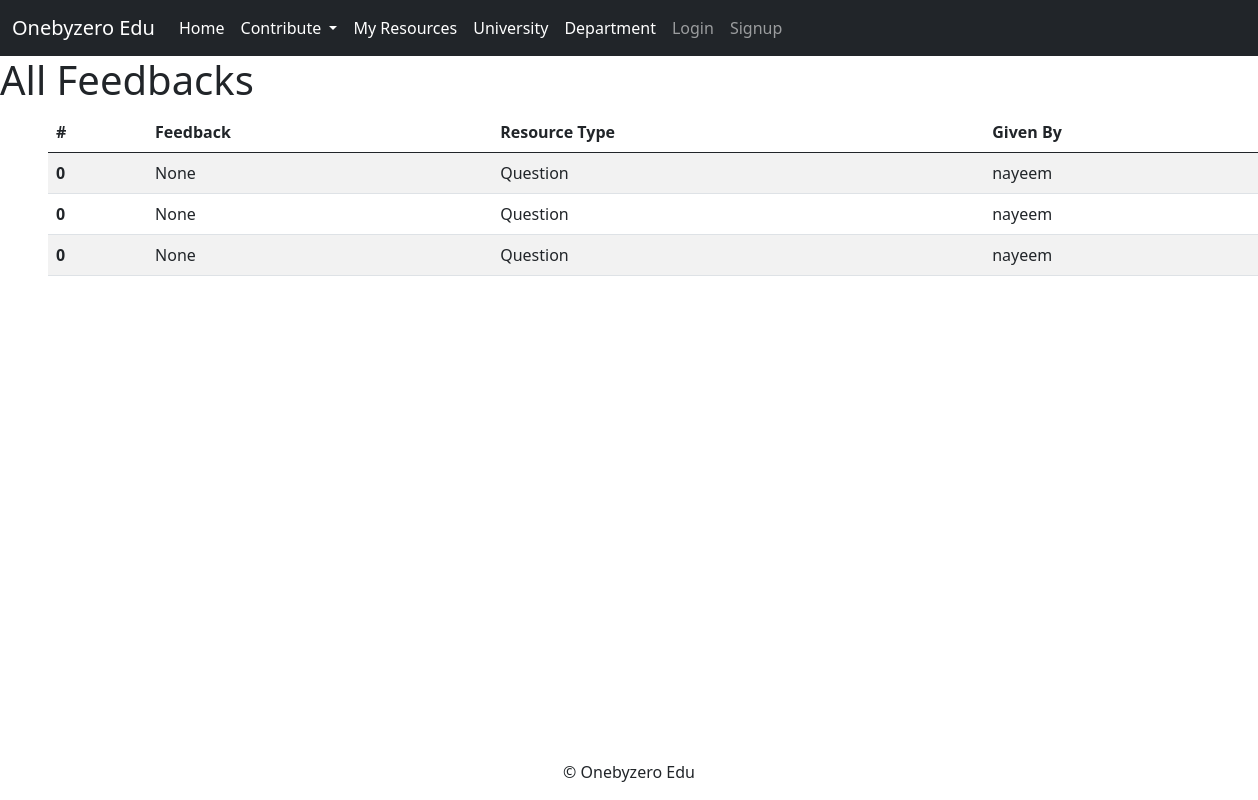
Page /study/view_feedback/ on the earlier database version.
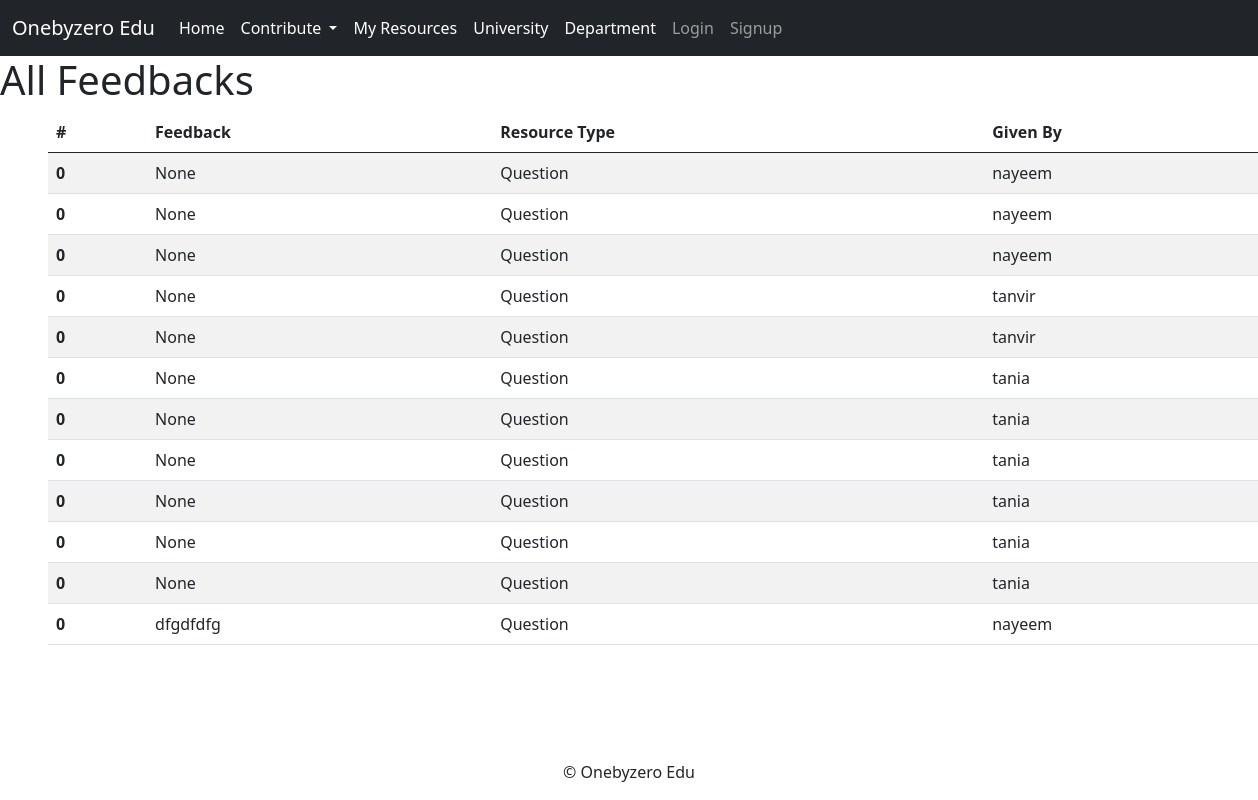
Same page on the later database version.
### study/models.py (models this page shows, shortened)
class Question(models.Model):
    university = models.ForeignKey(University, on_delete=models.CASCADE)
    department = models.ForeignKey(Department, on_delete=models.CASCADE)
    year = models.PositiveIntegerField(choices=YEAR_CHOICES)
    semester = models.PositiveIntegerField(choices=SEMESTER_CHOICES)
    course = models.ForeignKey(Course, on_delete=models.CASCADE)
    exam_name = models.CharField(max_length=50, choices=EXAM_CHOICES)
    session = models.CharField(max_length=9)
    question_file = models.FileField(upload_to='study/questions/',
        validators=[FileExtensionValidator(allowed_extensions=['pdf', 'jpg', 'png', 'jpeg'])])
    upload_time = models.DateTimeField(auto_now_add=True)
    uploaded_by = models.ForeignKey(User, on_delete=models.CASCADE)
    love_count = models.IntegerField(default=0)
    feedback = models.TextField(blank=True, null=True)

### study/views.py (the view)
# urls.py: path('view_feedback/', views.view_feedback, name='view_feedback'),
def view_feedback(request):
    feedbacks = Question.objects.all() # Fetch all feedbacks (adjust as needed)
    return render(request, 'feedbacks/view_feedbacks.html', {'feedbacks': feedbacks})

### study/context_processors/department_context_processors.py (called while the page is built)
def department_context_view(request):
    user = request.user.id
    total_courses = Course.objects.all().count()
    sem1_total_courses = Course.objects.filter(year=1, semester=1).count()
    context = {
        'total_courses': total_courses,
        'sem1_total_courses': sem1_total_courses,
    }
    return {'context': context}

### study/templates/feedbacks/view_feedbacks.html (shortened to what this page needs)
{% extends "base.html" %}
{% block content %}
<h1>All Feedbacks</h1>
<table class="table table-striped mx-5">
    <thead>
      <tr>
        <th scope="col">#</th>
        <th scope="col">Feedback</th>
        <th scope="col">Resource Type</th>
        <th scope="col">Given By</th>
      </tr>
    </thead>
    <tbody>
      {% for feedback in feedbacks %}
        <tr>
          <th scope="row">0</th>
          <td>{{ feedback.feedback }}</td>
          <td>Question</td>
          <td>{{ feedback.uploaded_by }}</td>
        </tr>
      {% endfor %}
    </tbody>
  </table>
{% endblock %}

### templates/base.html (shortened to what this page needs)
<!DOCTYPE html>
<html lang="en">
<head>
    <link href="https://cdn.jsdelivr.net/npm/bootstrap@5.0.2/dist/css/bootstrap.min.css" rel="stylesheet">
</head>
<body>
    <header>
        <nav class="navbar navbar-expand-lg navbar-dark bg-dark">
            <div class="container-fluid">
                <a class="navbar-brand" href="{% url 'home' %}">Onebyzero Edu</a>
                <div class="collapse navbar-collapse" id="navbarSupportedContent">
                    <ul class="navbar-nav me-auto mb-2 mb-lg-0">
                        <li class="nav-item">
                            <a class="nav-link active" aria-current="page" href="{% url 'home' %}">Home</a>
                        </li>
                        <li class="nav-item dropdown">
                            <a class="nav-link active dropdown-toggle" href="#" id="navbarDropdown" role="button" data-bs-toggle="dropdown" aria-expanded="false">
                                Contribute
                            </a>
                    {% if user.profile.department and user.profile.year and user.profile.semester %}
                        <li class="nav-item">
                            <a class="nav-link active" aria-current="page" href="{% url 'my_resources' user.profile.department.id user.profile.year user.profile.semester %}">My Resources</a>
                        </li>
                    {% else %}
                        <li class="nav-item">
                            <a class="nav-link active" aria-current="page" href="{% url 'my_resources_selection' %}">My Resources</a>
                        </li>
                    {% endif %}
                        <li class="nav-item">
                            <a class="nav-link active" aria-current="page" href="{% url 'university_detail' 1 %}">University</a>
                        </li>
                        <li class="nav-item">
                            <a class="nav-link active" aria-current="page" href="{% url 'my_department' 1 1 %}">Department</a>
                        </li>
                    </ul>
                    <div class="collapse navbar-collapse" id="navbarNav">
                        <ul class="navbar-nav ml-auto">
                            {% if user.is_authenticated %}
                                {% comment %} <li class="nav-item">
                                    <a class="nav-link" href="#">
                                        <img src="path/to/your/profile/image.jpg" alt="Profile" width="24" height="24">
                                    </a>
                                </li> {% endcomment %}
                                <li class="nav-item">
                                    <a class="nav-link active" href="{% url 'view_profile' %}">Profile</a>
                                </li>
                                <li class="nav-item">
                                    <a class="nav-link active" href="{% url 'user_list' %}">Users</a>
                                </li>
                                <li class="nav-item">
                                    <a class="nav-link active" href="{% url 'logout' %}">Logout</a>
                                </li>
                            {% else %}
                                <li class="nav-item">
                                    <a class="nav-link" href="{% url 'login' %}">Login</a>
                                </li>
                                <li class="nav-item">
                                    <a class="nav-link" href="{% url 'signup' %}">Signup</a>
                                </li>
                            {% endif %}
                        </ul>
                    </div>
                </div>
            </div>
        </nav>
    </header>
    <main>
        {% block content %}
        {% endblock %}
    </main>
    <footer class="fixed-bottom text-center">
        <p>&copy; Onebyzero Edu</p>
    </footer>
</body>
</html>

Differences in the rows shown:
added Question: feedback "None", uploaded_by "tanvir"
added Question: feedback "None", uploaded_by "tanvir"
added Question: feedback "None", uploaded_by "tania"
added Question: feedback "None", uploaded_by "tania"
added Question: feedback "None", uploaded_by "tania"
added Question: feedback "None", uploaded_by "tania"
added Question: feedback "None", uploaded_by "tania"
added Question: feedback "None", uploaded_by "tania"
added Question: feedback "dfgdfdfg", uploaded_by "nayeem"
